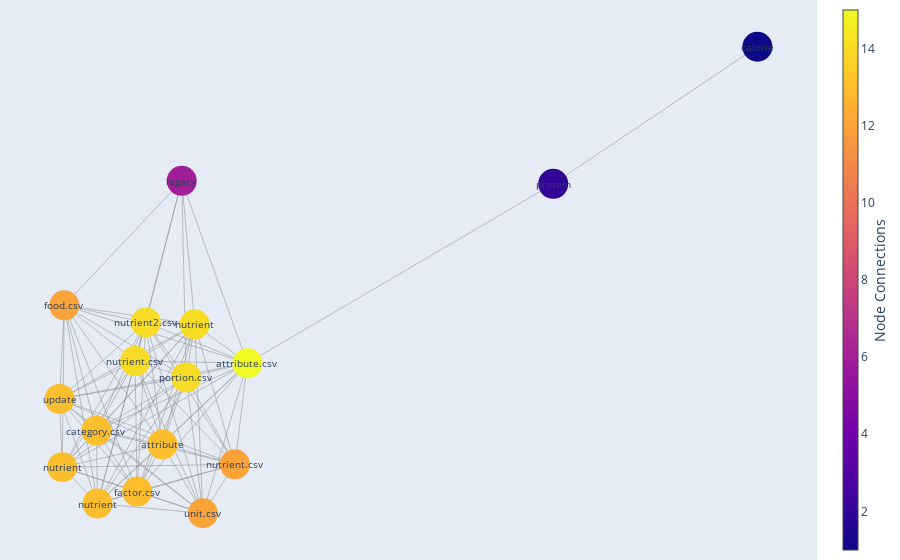

The notebook cell saved with this chart:
### Code cell
import plotly.graph_objects as go
import networkx as nx

# Initialize a NetworkX graph
G = nx.Graph()

# Add edges to the graph and set attributes
for file, relations in common_key_dict.items():
    for other_file, common_keys in relations.items():
        num_common_keys = len(common_keys)
        G.add_edge(file, other_file, weight=num_common_keys, label=", ".join(common_keys))

# Generate positions for the nodes
pos = nx.spring_layout(G, seed=42)  # Seed for reproducibility

# Initialize variables
edge_x = []
edge_y = []
edge_text = []
annotations = []

# Extract positions, edges, and labels
for edge in G.edges():
    x0, y0 = pos[edge[0]]
    x1, y1 = pos[edge[1]]
    edge_x.extend([x0, x1, None])
    edge_y.extend([y0, y1, None])
    edge_text.append(G.edges[edge]['label'])

node_x = [pos[node][0] for node in G.nodes()]
node_y = [pos[node][1] for node in G.nodes()]

# Create annotations for brief descriptions
for node in G.nodes():
    brief_description = node.split('_')[1] if '_' in node else node
    annotations.append(
        dict(
            x=pos[node][0],
            y=pos[node][1],
            xref="x",
            yref="y",
            text=brief_description,
            showarrow=False,
            font=dict(size=10)
        )
    )


# Create annotations for brief descriptions
annotations = []
for node in G.nodes():
    brief_description = node.split('_')[1] if '_' in node else node  # Extract words before the second underscore
    annotations.append(
        dict(
            x=pos[node][0],
            y=pos[node][1],
            xref="x",
            yref="y",
            text=brief_description,
            showarrow=False,
            font=dict(size=10)
        )
    )

# Create the plot
edge_trace = go.Scatter(
    x=edge_x, y=edge_y,
    line=dict(width=0.5, color='#888'),
    hoverinfo='text',
    mode='lines'
)

node_trace = go.Scatter(
    x=node_x, y=node_y,
    mode='markers',
    hoverinfo='text',
    marker=dict(
        showscale=True,
        size=30,
        colorbar=dict(
            thickness=15,
            title='Node Connections',
            xanchor='left',
            titleside='right'
        )
    )
)

node_adjacencies = []
node_text = []
for node, adjacencies in enumerate(G.adjacency()):
    node_adjacencies.append(len(adjacencies[1]))
    node_text.append(f"{adjacencies[0]} - # of connections: {len(adjacencies[1])}")

node_trace.marker.color = node_adjacencies
node_trace.text = node_text
edge_trace.text = edge_text

fig = go.Figure(data=[edge_trace, node_trace],
             layout=go.Layout(
                showlegend=False,
                hovermode='closest',
                margin=dict(b=0, l=0, r=0, t=0),
                xaxis=dict(showgrid=False, zeroline=False, showticklabels=False),
                yaxis=dict(showgrid=False, zeroline=False, showticklabels=False),
                annotations=annotations  # Add annotations
                )
                )

fig.show()

### Figure 1 — Plotly figure (JSON) as saved in the notebook; plotly's stock layout.template omitted (floating-point values rounded to 4 significant figures; data arrays with more than 128 entries replaced by an {"elided": "..."} marker saying what was removed)
{"data": [{"hoverinfo": "text", "line": {"color": "#888", "width": 0.5}, "mode": "lines", "text": ["food_nutrient_conversion_factor_id", "value", "id", "id", "id, description", "id", "id, code, description", "id, description", "id", "id", "description", "id", "id, code, description", "id", "id, code, description", "fdc_id", "id, fdc_id", "id", "id, fdc_id", "id", "id", "id", "id", "fdc_id", "amount, nutrient_id, min_year_acquired, footnote, median, fdc_id, max, derivation_id, min, id, data_points", "id", "amount, min_year_acquired, footnote, fdc_id, id, data_points", "id", "fdc_id", "id", "id, fdc_id", "id", "id", "id", "id", "fdc_id", "id, fdc_id", "id", "id, fdc_id", "id", "id, name", "id, description", "id, description", "id, name", "id, name", "description", "id", "id, description", "id", "id, description", "fdc_id", "id", "id", "id, name", "id, name", "fdc_id", "id, fdc_id", "id", "id, seq_num, fdc_id", "id", "id, description", "id", "id", "description", "id", "id, code, description", "id", "id, code, description", "id", "id", "description", "id", "id, description", "id", "id, description", "id, name", "id", "id", "id", "id", "id", "id", "id", "id", "fdc_id", "fdc_id", "description", "fdc_id", "description", "fdc_id", "id", "amount, min_year_acquired, footnote, fdc_id, id, data_points", "id", "id", "id, code, description", "fdc_id", "id"], "type": "scatter", "x": {"elided": "291 float values"}, "y": {"elided": "291 float values"}}, {"hoverinfo": "text", "marker": {"color": [1, 2, 13, 14, 14, 13, 15, 13, 13, 12, 12, 12, 14, 13, 14, 13, 6], "colorbar": {"thickness": 15, "title": {"side": "right", "text": "Node Connections"}, "xanchor": "left"}, "showscale": true, "size": 30}, "mode": "markers", "text": ["food_calorie_conversion_factor.csv - # of connections: 1", "food_protein_conversion_factor.csv - # of connections: 2", "food_nutrient_derivation.csv - # of connections: 13", "food_nutrient2.csv - # of connections: 14", "food_nutrient_conversion_factor.csv - # of connections: 14", "food_attribute_type.csv - # of connections: 13", "food_attribute.csv - # of connections: 15", "retention_factor.csv - # of connections: 13", "food_update_log_entry.csv - # of connections: 13", "measure_unit.csv - # of connections: 12", "nutrient.csv - # of connections: 12", "food.csv - # of connections: 12", "food_nutrient.csv - # of connections: 14", "food_nutrient_source.csv - # of connections: 13", "food_portion.csv - # of connections: 14", "food_category.csv - # of connections: 13", "sr_legacy_food.csv - # of connections: 6"], "type": "scatter", "x": [1, 0.6291, -0.1988, -0.1112, -0.02223, -0.08095, 0.07338, -0.1269, -0.2678, -0.007453, 0.05065, -0.2593, -0.1307, -0.263, -0.03789, -0.201, -0.04587], "y": [0.5147, 0.2919, -0.2277, 0.06663, 0.06358, -0.1315, 0.0004803, -0.2082, -0.05758, -0.2434, -0.1639, 0.09451, 0.003995, -0.1686, -0.02261, -0.1093, 0.2969]}], "layout": {"annotations": [{"font": {"size": 10}, "showarrow": false, "text": "calorie", "x": 1, "xref": "x", "y": 0.5147, "yref": "y"}, {"font": {"size": 10}, "showarrow": false, "text": "protein", "x": 0.6291, "xref": "x", "y": 0.2919, "yref": "y"}, {"font": {"size": 10}, "showarrow": false, "text": "nutrient", "x": -0.1988, "xref": "x", "y": -0.2277, "yref": "y"}, {"font": {"size": 10}, "showarrow": false, "text": "nutrient2.csv", "x": -0.1112, "xref": "x", "y": 0.06663, "yref": "y"}, {"font": {"size": 10}, "showarrow": false, "text": "nutrient", "x": -0.02223, "xref": "x", "y": 0.06358, "yref": "y"}, {"font": {"size": 10}, "showarrow": false, "text": "attribute", "x": -0.08095, "xref": "x", "y": -0.1315, "yref": "y"}, {"font": {"size": 10}, "showarrow": false, "text": "attribute.csv", "x": 0.07338, "xref": "x", "y": 0.0004803, "yref": "y"}, {"font": {"size": 10}, "showarrow": false, "text": "factor.csv", "x": -0.1269, "xref": "x", "y": -0.2082, "yref": "y"}, {"font": {"size": 10}, "showarrow": false, "text": "update", "x": -0.2678, "xref": "x", "y": -0.05758, "yref": "y"}, {"font": {"size": 10}, "showarrow": false, "text": "unit.csv", "x": -0.007453, "xref": "x", "y": -0.2434, "yref": "y"}, {"font": {"size": 10}, "showarrow": false, "text": "nutrient.csv", "x": 0.05065, "xref": "x", "y": -0.1639, "yref": "y"}, {"font": {"size": 10}, "showarrow": false, "text": "food.csv", "x": -0.2593, "xref": "x", "y": 0.09451, "yref": "y"}, {"font": {"size": 10}, "showarrow": false, "text": "nutrient.csv", "x": -0.1307, "xref": "x", "y": 0.003995, "yref": "y"}, {"font": {"size": 10}, "showarrow": false, "text": "nutrient", "x": -0.263, "xref": "x", "y": -0.1686, "yref": "y"}, {"font": {"size": 10}, "showarrow": false, "text": "portion.csv", "x": -0.03789, "xref": "x", "y": -0.02261, "yref": "y"}, {"font": {"size": 10}, "showarrow": false, "text": "category.csv", "x": -0.201, "xref": "x", "y": -0.1093, "yref": "y"}, {"font": {"size": 10}, "showarrow": false, "text": "legacy", "x": -0.04587, "xref": "x", "y": 0.2969, "yref": "y"}], "autosize": true, "hovermode": "closest", "margin": {"b": 0, "l": 0, "r": 0, "t": 0}, "showlegend": false, "xaxis": {"autorange": true, "range": [-0.3605, 1.093], "showgrid": false, "showticklabels": false, "type": "linear", "zeroline": false}, "yaxis": {"autorange": true, "range": [-0.3407, 0.612], "showgrid": false, "showticklabels": false, "type": "linear", "zeroline": false}}}
